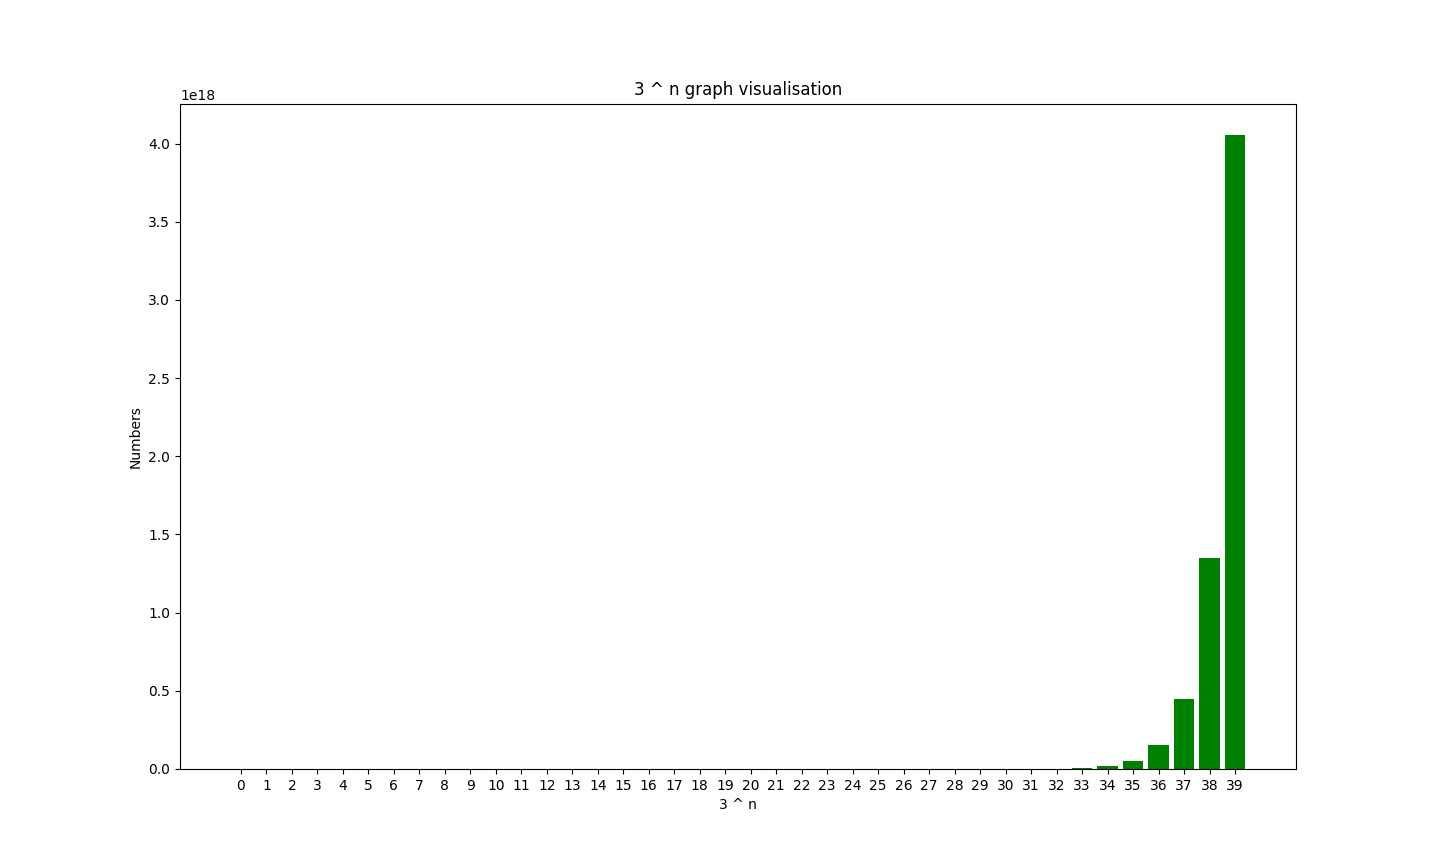

Recreate this plot in Python.
import matplotlib.pyplot as plt

power =[]
nums = []

for i in range(40):
	power.append(3**i)
	nums.append(i)

plt.bar(range(len(power)), list(power), align='center', color='g')
plt.xticks(range(len(nums)), list(nums))
plt.xlabel("3 ^ n")
plt.ylabel("Numbers")
plt.title("3 ^ n graph visualisation")
plt.show()
